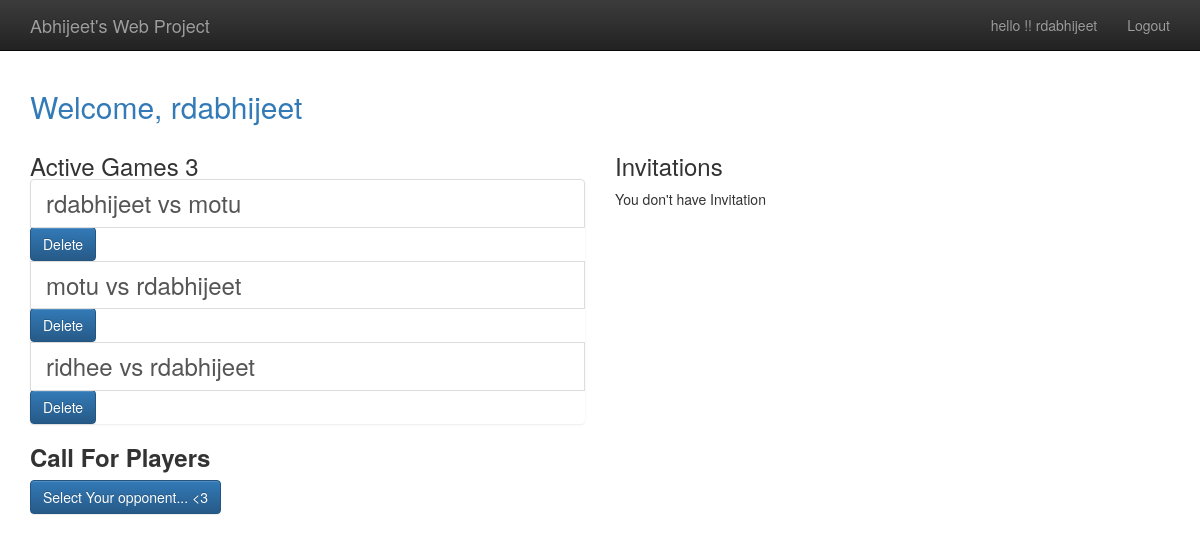
/player/home (signed in), run on an earlier commit of the app's database.
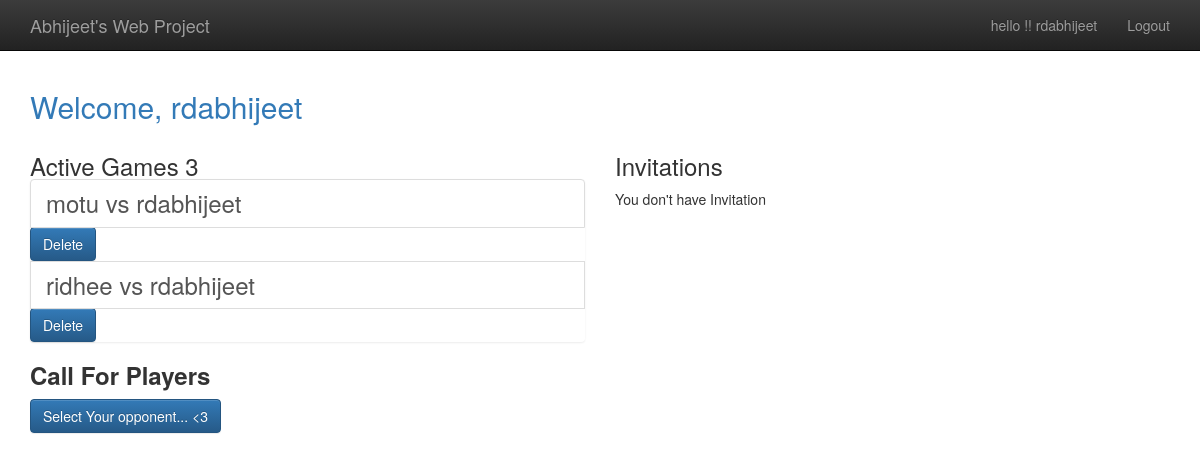
And on a later commit of the database.
### gameplay/models.py (models this page shows, shortened)
@python_2_unicode_compatible
class Game(models.Model):
    first_player = models.ForeignKey(User,
                                     related_name="gmaes_first_player", on_delete=models.CASCADE, )
    second_player = models.ForeignKey(User,
                                      related_name="gmaes_second_player", on_delete=models.CASCADE)
    start_time = models.DateTimeField(auto_now_add=True)
    last_active = models.DateTimeField(auto_now=True)
    status = models.CharField(max_length=1, default='F', choices=Game_status_choices)
    objects = GameQuerySet.as_manager()
    def get_absolute_url(self):
        return reverse('gameplay_detail', args=[self.id])

### Player/views.py (the view)
# urls.py: url(r'home$', home, name='player_home'),
@login_required
def home(request):
    my_games = Game.objects.games_for_user(request.user)
    active_games = my_games.active()
    invitation = request.user.Invitations_recived.all()
    return render(request,
                  "player/home.html",
                  {'games': active_games,
                   'ngames': Game.objects.count(),
                   'invitation': invitation}
                  )

### gameplay/models.py (called while the page is built)
    def games_for_user(self, user):
        return self.filter(
            Q(first_player=user) | Q(second_player=user)
        )

    def active(self):
        return self.filter(
            Q(status='F') | Q(status='S')
        )

### templates/player/home.html (shortened to what this page needs)
{% extends "base.html" %}
{% load staticfiles%}
{% block content%}
<h2 class="text-primary">
    Welcome, {{user.username}}
</h2>
<div class="row">
    <div class="col-md-6">
        <h3> Active Games {{ngames}}
            <ul class="list-group">
                {%for g in games%}
                <a class="list-group-item" href="{{g.get_absolute_url}}">
                    {{g.first_player}} vs {{g.second_player}}
                </a>
                <form action="{{g.get_absolute_url}}" method="post">
                    <button class="btn btn-primary" type="submit" name="delete" value="deleted">Delete</button>
                </form>
                {%endfor%}
            </ul>
            <p><b>Call For Players</b></p>
        </h3>
        <p>
            <a class="btn btn-primary" href="{% url 'player_new_invitation'%}">
                Select Your opponent... <3
            </a>
        </p>
    </div>
    <div class="col-md-6">
        <h3>
            Invitations
        </h3>
        {%if invitation%}
        <div class="list-group">
            {%for inv in invitation%}
            <a class="list-group-item" href="{%url 'player_accept_invitations' id=inv.id%}">
                {{inv.from_user.username}} has invited you to play game
            </a>
            {%endfor%}
            {%else%}
            <p>You don't have Invitation</p>
            {%endif%}
        </div>
    </div>
</div>
{%endblock%}

### templates/base.html (shortened to what this page needs)
{% load staticfiles %}
<!doctype html>
<html class="no-js" lang="">
<head>
    {%block styling%}
    <link rel="stylesheet" href="{% static 'css/bootstrap.min.css' %}">
    <link rel="stylesheet" href="{% static 'css/bootstrap-theme.min.css' %} ">
    <link rel="stylesheet" href="{% static 'css/main.css'%}">
    {%endblock styling%}
</head>
<body>
<nav class="navbar navbar-inverse navbar-fixed-top" role="navigation">
    <div class="container">
        <div class="navbar-header">
            <a class="navbar-brand" href="{%url 'tictactoe_welcome'%}">Abhijeet's Web Project</a>
        </div>
        <ul class="nav navbar-nav navbar-right">
            {%if user.is_authenticated%}
            <li><a> hello !! {{user.username}}</a></li>
            <li><a href="{%url 'player_logout'%}"> Logout</a></li>
            {%else%}
            <li><a href="{%url 'player_login'%}">Login</a></li>
            {%endif%}
        </ul>
    </div>
</nav>
<div class="container">
    {%block content%}
    {%endblock%}
</body>
</html>

### templates/base.html (style rules this page uses)
body { padding-top: 70px; padding-bottom: 20px; }

What changed in the data, as far as the page shows it:
removed Game: first_player "rdabhijeet", second_player "motu"
